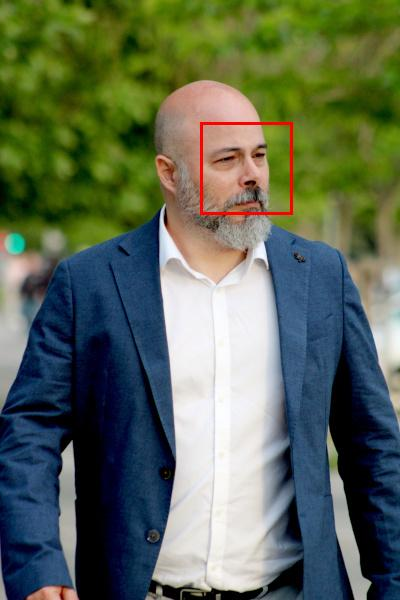
#> input picture resultado.jpg, 400 x 600 px, given in place of josevicente.jpg, which was not available
$ python '014-lo pongo en una funcion.py'
#> lines starting #> are read from the running program, lines starting #| are printed output that depends on the picture; pictures that were not available may be replaced by others from this repository, and a replacement may not be noted
from PIL import Image

def contraste(entrada,salida,factor):
#> called with entrada = 'imagenes/josevicente.jpg', salida = 'resultado.jpg', factor = 0.5
    imagen = Image.open(entrada)
#> imagen is the input picture: PIL image 400x600 RGB; mean R, G, B 93, 105.1, 85.6
    anchura,altura = imagen.size
#> anchura = 400; altura = 600
    pixeles = imagen.load()
    for x in range(0,anchura):
        for y in range(0,altura):
            rojo,verde,azul = pixeles[x,y]
            pixeles[x,y] = (
                round(rojo*factor),
                round(verde*factor),
                round(azul*factor)
                )
    imagen.show()
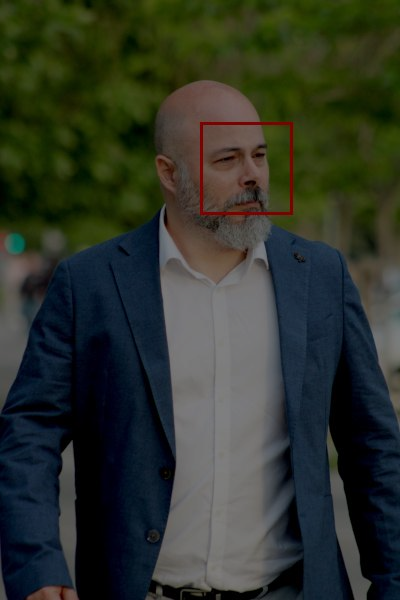
#> shown: PIL image 400x600 RGB; mean R, G, B 46.5, 52.5, 42.8
    imagen.save(salida)

contraste("imagenes/josevicente.jpg","resultado.jpg",0.5)
contraste("imagenes/josevicente.jpg","resultado.jpg",1)
contraste("imagenes/josevicente.jpg","resultado.jpg",2)
#> call 3 of contraste, with entrada = 'imagenes/josevicente.jpg', salida = 'resultado.jpg', factor = 2
#> in contraste (call 3), `imagen.show()`:
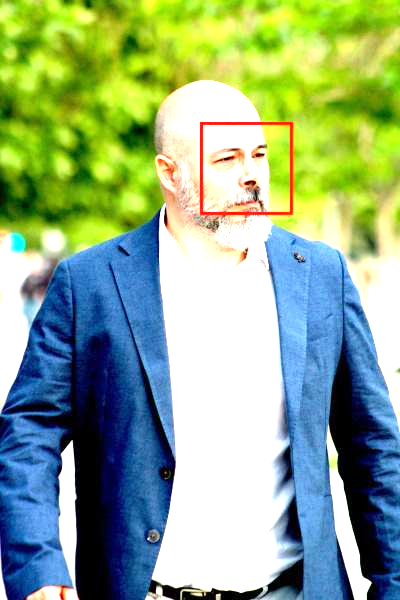
#> shown: PIL image 400x600 RGB; mean R, G, B 144.2, 173.4, 137.2
contraste("imagenes/josevicente.jpg","resultado.jpg",3)
#> call 4 of contraste, with entrada = 'imagenes/josevicente.jpg', salida = 'resultado.jpg', factor = 3
#> in contraste (call 4), `imagen.show()`:
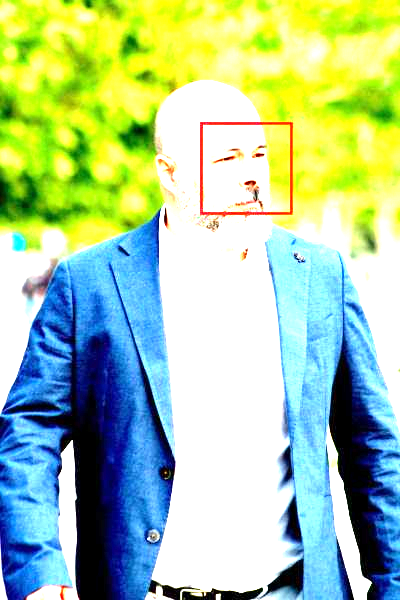
#> shown: PIL image 400x600 RGB; mean R, G, B 171.5, 203.6, 161.6
contraste("imagenes/josevicente.jpg","resultado.jpg",4)
#> in contraste (call 5), `imagen.show()`:
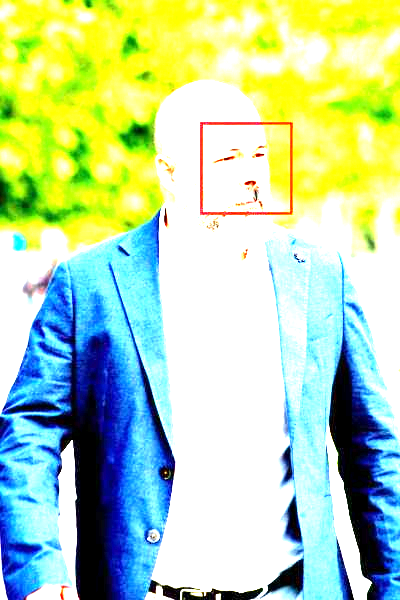
#> shown: PIL image 400x600 RGB; mean R, G, B 186, 215.6, 173.4
